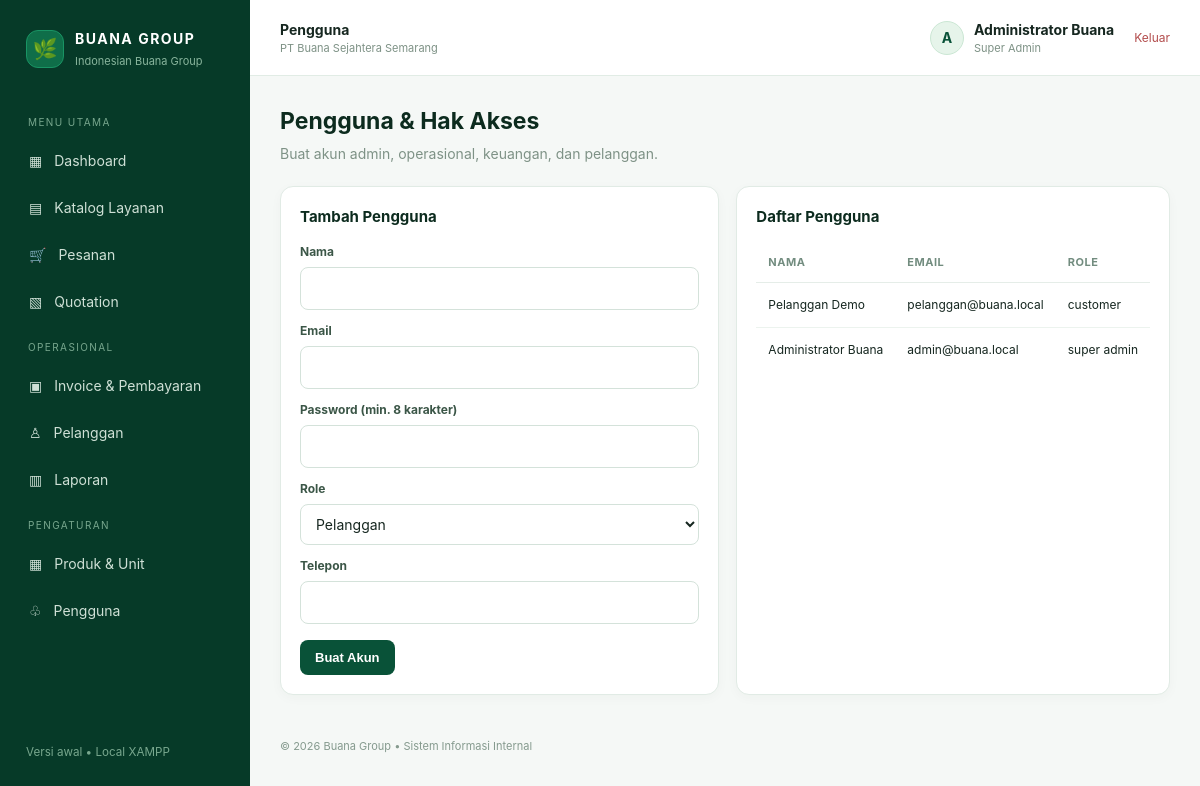
/users.php (signed in), run on the app's committed database.
### tables this page shows
CREATE TABLE users (
 id INT AUTO_INCREMENT PRIMARY KEY,
 name VARCHAR(120) NOT NULL,
 email VARCHAR(160) NOT NULL UNIQUE,
 password VARCHAR(255) NOT NULL,
 role ENUM('super_admin','admin_unit','keuangan','operasional','customer') NOT NULL DEFAULT 'customer',
 phone VARCHAR(40) NULL,
 customer_type ENUM('umum','institusi') NOT NULL DEFAULT 'umum',
 credit_limit DECIMAL(15,2) NOT NULL DEFAULT 0,
 is_active TINYINT(1) NOT NULL DEFAULT 1,
 created_at TIMESTAMP DEFAULT CURRENT_TIMESTAMP
);

### includes/functions.php (called while the page is built, shortened)
<?php
function e($v): string { return htmlspecialchars((string)$v, ENT_QUOTES, 'UTF-8'); }
function current_user(): ?array { return $_SESSION['user'] ?? null; }
function is_admin(): bool {
    return current_user() && current_user()['role'] === 'super_admin';
}

### users.php (the view, shortened to what this page needs)
<?php
require_once 'includes/functions.php'; require_login(); if(!is_admin()){http_response_code(403);exit('Akses ditolak');} page_title('Pengguna');$pdo=db();$error='';
$rows=$pdo->query("SELECT id,name,email,role,phone,is_active,created_at FROM users ORDER BY id DESC")->fetchAll();include 'includes/header.php'; ?>
<div class="page-head"><div><h1>Pengguna & Hak Akses</h1><p class="sub">Buat akun admin, operasional, keuangan, dan pelanggan.</p></div></div>
<div class="grid two-col"><div class="card"><h2 class="section-title">Tambah Pengguna</h2><?php if($error): ?><div class="alert error"><?=e($error)?></div><?php endif; ?><form method="post"><?=csrf_field()?><div class="field"><label>Nama</label><input name="name" required></div><div class="field" style="margin-top:12px"><label>Email</label><input type="email" name="email" required></div><div class="field" style="margin-top:12px"><label>Password (min. 8 karakter)</label><input type="password" name="password" minlength="8" required></div><div class="field" style="margin-top:12px"><label>Role</label><select name="role"><option value="customer">Pelanggan</option><option value="admin_unit">Admin Unit</option><option value="operasional">Operasional</option><option value="keuangan">Keuangan</option><option value="super_admin">Super Admin</option></select></div><div class="field" style="margin-top:12px"><label>Telepon</label><input name="phone"></div><button class="btn" style="margin-top:16px">Buat Akun</button></form></div>
<div class="card"><h2 class="section-title">Daftar Pengguna</h2><div class="table-wrap"><table><thead><tr><th>Nama</th><th>Email</th><th>Role</th></tr></thead><tbody><?php foreach($rows as $r): ?><tr><td><?=e($r['name'])?></td><td><?=e($r['email'])?></td><td><?=e(str_replace('_',' ',$r['role']))?></td></tr><?php endforeach; ?></tbody></table></div></div></div>
<?php include 'includes/footer.php'; ?>

### includes/header.php (shortened to what this page needs)
<?php
require_once __DIR__.'/functions.php';
$title = $GLOBALS['page_title'] ?? 'Dashboard';
$me=current_user();
?>
<!doctype html><html lang="id"><head>
<title><?=e($title)?> - Buana Group</title><link rel="stylesheet" href="assets/style.css">
</head><body>
<div class="app-shell">
<aside class="sidebar" id="sidebar">
  <div class="brand"><div class="brand-mark">🌿</div><div><strong>BUANA GROUP</strong><small>Indonesian Buana Group</small></div></div>
  <div class="nav-label">MENU UTAMA</div>
  <a href="index.php" class="nav-link">▦ <span>Dashboard</span></a>
  <a href="catalog.php" class="nav-link">▤ <span>Katalog Layanan</span></a>
  <a href="orders.php" class="nav-link">🛒 <span>Pesanan</span></a>
  <a href="quotations.php" class="nav-link">▧ <span>Quotation</span></a>
  <div class="nav-label">OPERASIONAL</div>
  <a href="invoices.php" class="nav-link">▣ <span>Invoice & Pembayaran</span></a>
  <a href="customers.php" class="nav-link">♙ <span>Pelanggan</span></a>
  <a href="reports.php" class="nav-link">▥ <span>Laporan</span></a>
  <?php if (is_admin()): ?>
  <div class="nav-label">PENGATURAN</div>
  <a href="products.php" class="nav-link">▦ <span>Produk & Unit</span></a>
  <a href="users.php" class="nav-link">♧ <span>Pengguna</span></a>
  <?php endif; ?>
  <div class="sidebar-bottom"><small>Versi awal • Local XAMPP</small></div>
</aside>
<main class="main">
<header class="topbar"><button class="menu-toggle" onclick="document.getElementById('sidebar').classList.toggle('show')">☰</button>
<div><strong><?=e($title)?></strong><small>PT Buana Sejahtera Semarang</small></div>
<div class="top-user"><div class="avatar"><?=e(strtoupper(substr($me['name'],0,1)))?></div><div><b><?=e($me['name'])?></b><small><?=e(str_replace('_',' ',$me['role']))?></small></div><a class="logout" href="logout.php">Keluar</a></div>
</header>
<section class="content">

### assets/style.css (style rules this page uses)
* { box-sizing:border-box }
body { margin:0;background:#f5f8f6;color:#162720;font:14px/1.5 Inter,Segoe UI,Arial,sans-serif }
.app-shell { display:flex;min-height:100vh }
.sidebar { width:250px;background:#063a28;color:#d5e8dd;padding:24px 16px;position:fixed;inset:0 auto 0 0;display:flex;flex-direction:column;z-index:5 }
.brand { display:flex;align-items:center;gap:11px;padding:4px 10px 30px;color:white }
.brand strong { display:block;letter-spacing:1.5px;font-size:14px }
.brand small { color:#88b49c;font-size:11px }
.brand-mark { background:#0f6e49;color:#ffffff;width:38px;height:38px;border-radius:12px;display:grid;place-items:center;font-size:20px;font-weight:800;border:1px solid #199464 }
.nav-label { font-size:10px;letter-spacing:1.4px;color:#78a78e;padding:15px 12px 7px }
.nav-link { color:#cfe0d6;text-decoration:none;padding:11px 13px;border-radius:9px;display:flex;gap:12px;align-items:center;margin:2px 0 }
.sidebar-bottom { margin-top:auto;color:#78a78e;padding:15px 10px }
.main { margin-left:250px;width:calc(100% - 250px);min-width:0 }
.topbar { height:76px;background:white;border-bottom:1px solid #e1ece5;display:flex;align-items:center;padding:0 30px;gap:15px;position:sticky;top:0;z-index:3 }
.topbar>div:nth-child(2) small { display:block;color:#7e9286;font-size:11px }
.top-user { margin-left:auto;display:flex;align-items:center;gap:10px }
.top-user small { display:block;color:#7e9286;text-transform:capitalize;font-size:11px }
.avatar { width:34px;height:34px;border-radius:50%;background:#e6f4ea;color:#095238;display:grid;place-items:center;font-weight:bold;border:1px solid #cbe7d4 }
.logout { color:#b34d4d;text-decoration:none;margin-left:10px;font-size:12px }
.content { padding:28px 30px;max-width:1500px;margin:auto }
.page-head { display:flex;justify-content:space-between;align-items:center;gap:15px;margin-bottom:22px }
.page-head h1 { font-size:23px;margin:0 0 4px;color:#0c2b1e }
.sub { color:#7e9286;margin:0 }
.btn { display:inline-flex;align-items:center;justify-content:center;gap:7px;background:#095238;color:white;border:0;border-radius:8px;padding:10px 15px;text-decoration:none;font-weight:600;cursor:pointer;font-size:13px;transition:background .15s }
.grid { display:grid;gap:17px }
.card { background:white;border:1px solid #e1ebe5;border-radius:13px;padding:19px;box-shadow:0 3px 12px rgba(6,58,40,.03) }
.two-col { grid-template-columns:1.5fr 1fr }
.section-title { font-size:15px;margin:0 0 15px;color:#0c2b1e }
.table-wrap { overflow:auto }
table { width:100%;border-collapse:collapse;white-space:nowrap }
th { text-align:left;color:#728c7f;font-size:11px;font-weight:650;text-transform:uppercase;letter-spacing:.5px;padding:11px 12px;border-bottom:1px solid #e5ede8 }
td { padding:13px 12px;border-bottom:1px solid #ecf3ee;font-size:12px }
tr:last-child td { border-bottom:0 }
.field { display:flex;flex-direction:column;gap:6px }
label { font-size:12px;font-weight:650;color:#3b5647 }
input,select,textarea { width:100%;border:1px solid #d4e2da;border-radius:8px;padding:10px 11px;font:inherit;background:#fff;color:#162720;outline:none }

### data on the page
users: name "A", name "Administrator Buana", role "Super Admin", email "admin@buana.local", role "super admin"
users: name "Pelanggan Demo", email "pelanggan@buana.local", role "customer"

### other printed values
$title "Pengguna"
